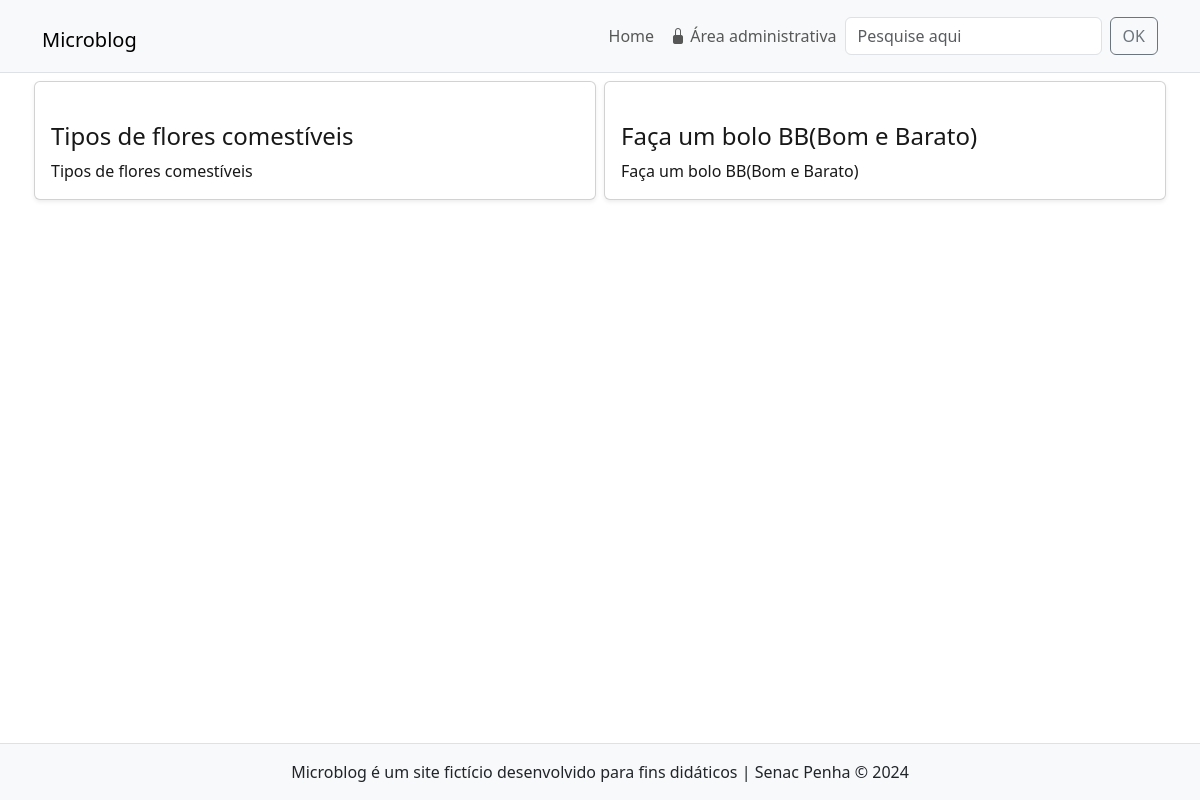
Before: / with the older database file.
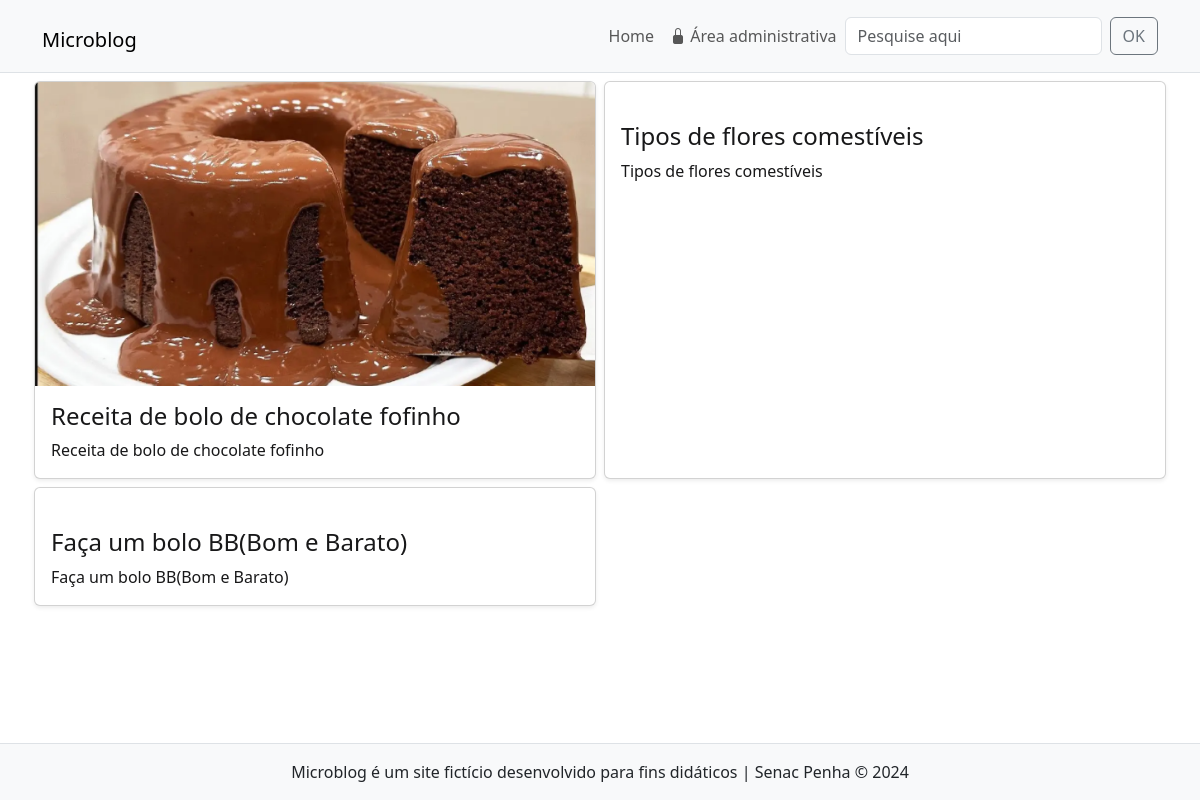
After: the same page with the newer database file.
### tables this page shows
CREATE TABLE `noticias` (
  `id` int(11) NOT NULL,
  `data` datetime NOT NULL DEFAULT current_timestamp(),
  `titulo` varchar(150) NOT NULL,
  `texto` text NOT NULL,
  `resumo` text NOT NULL,
  `imagem` varchar(45) NOT NULL,
  `usuario_id` int(11) NOT NULL
);

### includes/funcoes-noticias.php (called while the page is built, shortened)
<?php
function lerTodasNoticias($conexao)
{
    $sql = "SELECT id, imagem, titulo, resumo FROM noticias
             ORDER BY data DESC";
    $resultado = executarQuery($conexao, $sql);
    return mysqli_fetch_all($resultado, MYSQLI_ASSOC);
}
function executarQuery($conexao, $sql)
{
    $consulta = mysqli_query($conexao, $sql) or die(mysqli_error($conexao));
    return $consulta;
}

### index.php (the view)
<?php
require "includes/cabecalho.php";
require "includes/conecta.php";
require "includes/funcoes-noticias.php";
$listaDeNoticias = lerTodasNoticias($conexao);
?>
<div class="row my-1 mx-md-n1">
<?php foreach ($listaDeNoticias as $noticia ) { ?>
		<div class="col-md-6 my-1 px-md-1">
            <article class="card shadow-sm h-100">
                <a href="noticia.php?id=<?=$noticia['id']?>" class="card-link">
                    <img src="imagens/<?=$noticia['imagem']?>" class="card-img-top" alt="">
                    <div class="card-body">
                        <h3 class="fs-4 card-title"><?=$noticia['titulo']?></h3>
                        <p class="card-text"><?=$noticia['titulo']?></p>
                    </div>
                </a>
            </article>
		</div>
        <?php } ?>
</div>
<?php
require "includes/rodape.php";
?>

### includes/cabecalho.php (shortened to what this page needs)
<!DOCTYPE html>
<html lang="pt-br" class="h-100">
<head>
<link href="https://cdn.jsdelivr.net/npm/bootstrap@5.3.3/dist/css/bootstrap.min.css" rel="stylesheet">
<link rel="stylesheet" href="https://cdn.jsdelivr.net/npm/bootstrap-icons@1.11.3/font/bootstrap-icons.min.css">
<link rel="stylesheet" href="css/style.css">
</head>
<body class="d-flex flex-column h-100">
<header id="topo" class="border-bottom sticky-top">
<nav class="navbar navbar-expand-lg navbar-light bg-light">
  <div class="container">
    <h1 class="ms-n1"><a class="navbar-brand" href="index.php">Microblog</a></h1>
    <div class="collapse navbar-collapse" id="navbarSupportedContent">
      <ul class="navbar-nav ms-auto mb-2 mb-lg-0">
        <li class="nav-item">
          <a class="nav-link" aria-current="page" href="index.php">Home</a>
        </li>
        <li class="nav-item">
          <a class="nav-link" href="admin/index.php"><i class="bi bi-lock-fill"></i> Área administrativa</a>
        </li>
      </ul>
      <form autocomplete="off" class="d-flex" action="resultados.php" method="GET">
        <input name="busca" class="form-control me-2" type="search" placeholder="Pesquise aqui" aria-label="Pesquise aqui">
        <button class="btn btn-outline-secondary my-2 my-sm-0" type="submit">OK</button>
      </form>
    </div>
  </div>
</nav>
</header>
<main class="flex-shrink-0">
    <div class="container">

### includes/rodape.php (shortened to what this page needs)
</div>
</main>
<footer class="footer mt-auto py-3 bg-light border-top">
    <div class="container text-center">
        Microblog é um site fictício desenvolvido para fins didáticos | Senac Penha &copy; 2024
    </div>
</footer>
</body>
</html>

### css/style.css (style rules this page uses)
.card > .card-link { color: #181819; text-decoration: none; }

Changed rows visible on the page:
added noticias: imagem (picture), titulo "Receita de bolo de chocolate fofinho"
